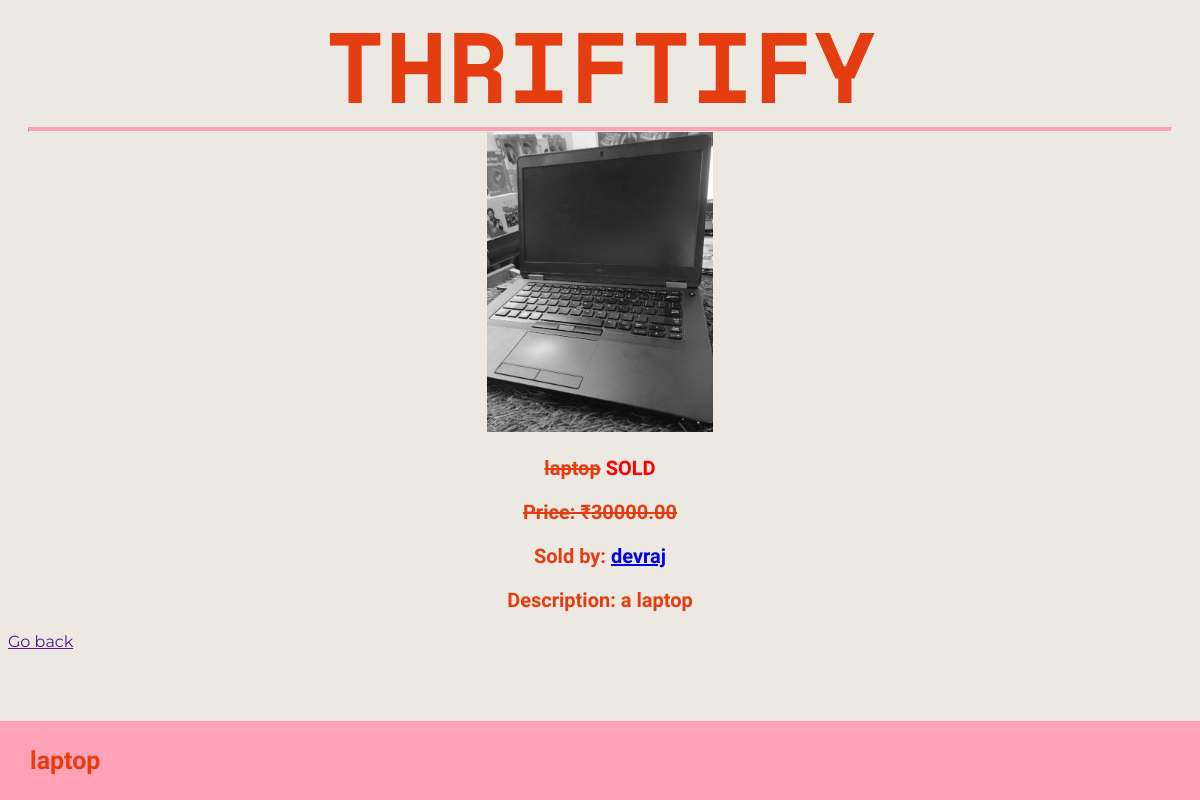
The app's page /product_detail/14/ (signed in) with its own data.
### Main/models.py (models this page shows, shortened)
class Item(models.Model):
    STATUS_CHOICES = (
        ("available", "Available"),
        ("sold", "Sold"),
    )
    seller = models.ForeignKey(User, on_delete=models.CASCADE)
    name = models.CharField(max_length=100)
    description = models.TextField()
    price = models.DecimalField(max_digits=10, decimal_places=2)
    picture = models.ImageField(upload_to="item_pictures/")
    status = models.CharField(
        max_length=20, choices=STATUS_CHOICES, default="available"
    )
    bought_by = models.CharField(max_length=150, blank=True, null=True)

### Main/views.py (the view)
# urls.py: path("product_detail/<int:item_id>/", views.product_detail, name="product_detail"),
@login_required
def product_detail(request, item_id):
    item = get_object_or_404(Item, pk=item_id)
    if request.method == "POST":
        if item.status == "available":
            order = Order.objects.create(buyer=request.user, item=item)
            item.save()
            return HttpResponseRedirect(reverse("order_success", args=(order.id,)))
        else:
            return render(request, "item_not_available.html")
    else:
        return render(request, "product_detail.html", {"item": item})

### Main/templates/product_detail.html (shortened to what this page needs)
{% extends "master.html" %}
{% block content %}
    {% if item.status == "available" and item.seller.username != user.username %}
    <div>
        <center><img src="{{ item.picture.url }}" alt="{{ item.name }} picture" height="300"></center>
        <h3><p>{{ item.name }}</p></h3>
        <p>Price: ₹{{ item.price }}</p>
        <p>Sold by: <a href="{% url 'user_info' item.seller.username %}">{{ item.seller.username }}</a></p>
        <p>{{ item.description }}</p>
    </div>
    <form method="post">
        {% csrf_token %}
        <button type="submit">Buy this!</button>
    </form>
    {% else %}
    <div>
        <center><img id="soldimg" src="{{ item.picture.url }}" alt="{{ item.name }} picture" height="300"></center>
        <h3><p><del>{{ item.name }}</del> <font color="red">SOLD</font></p></h3>
        <p><del>Price: ₹{{ item.price }}</del></p>
        <p>Sold by: <a href="{% url 'user_info' item.seller.username %}">{{ item.seller.username }}</a></p>
        <p>Description: {{ item.description }}</p>
    </div>
    {% endif %}
    <a href="{{request.META.HTTP_REFERER}}">Go back</a>
    <div class="footer">
        <p>{{ item.name }}</p>
    </div>
{% endblock %}

### Main/templates/product_detail.html (style rules this page uses)
#soldimg { -webkit-filter: grayscale(100%); -moz-filter: grayscale(100%); -o-filter: grayscale(100%); -ms-filter: grayscale(100%); filter: grayscale(100%); }
p { font-family: "Sono"; text-align: center; font-weight: bold; font-size: 20px; }

### Main/templates/master.html (style rules this page uses)
.footer { position: fixed; left: 0; bottom: 0; width: 100%; background-color: #ffa2b6; color: white; text-align: left; }
.footer p { text-align: left; padding: 0px 10px; font-size: 25px; color: #e43d12; margin-left: 20px; }

### records on screen
Item: picture (picture), name "laptop", price "30000.00", seller.username "devraj", description "a laptop"
